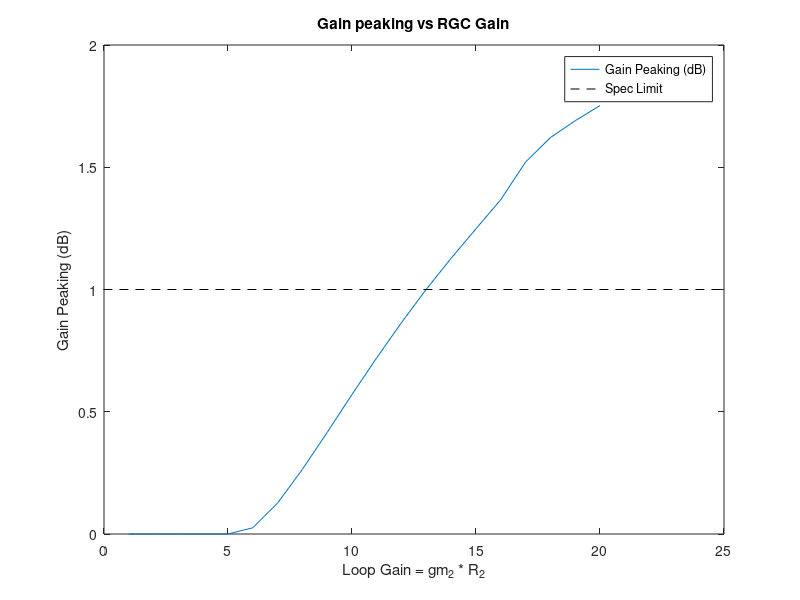
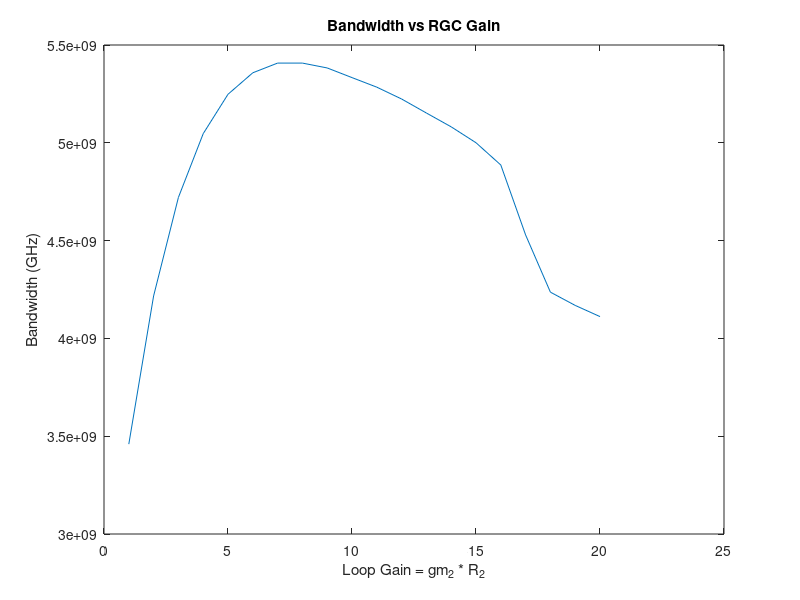
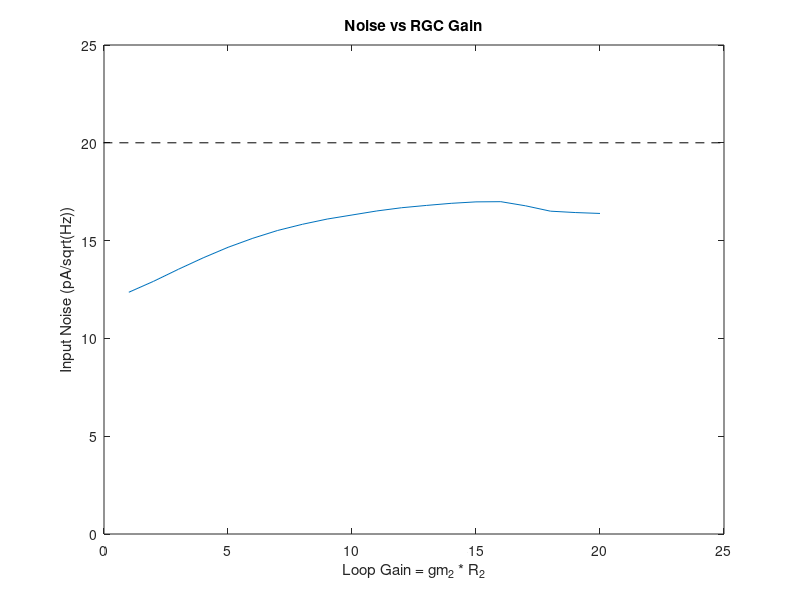

Reproduce these figures in MATLAB, in order.
clear all
close all

load('sweep_A.mat');

for i = 1:nel
    d = designs{i};
    
    gm1(i) = d.m1.gm;
    gm2(i) = d.m2.gm;
    gp(i) = d.spice_gain_peaking;
    A(i) = d.m2.gm * d.r_2;
    noise(i) = d.spice_inoise_3db;
    if length(d.spice_f_cl)
        f(i) = d.spice_f_cl;
    else
        f(i) = 0;
    end
    a(i) = d.spice_a_cl;
end

h = figure();
set(h, 'Position', [100, 100, 800 600]);
plot(A, gp);
hold on;
plot([-100 100], [1 1], 'k--');
hold off
xlim([0 25]);
title('Gain peaking vs RGC Gain')
xlabel('Loop Gain = gm_2 * R_2');
ylabel('Gain Peaking (dB)');
legend('Gain Peaking (dB)', 'Spec Limit');

h = figure();
set(h, 'Position', [100, 100, 800 600]);
plot(A, f);
xlim([0 25]);
title('Bandwidth vs RGC Gain')
xlabel('Loop Gain = gm_2 * R_2');
ylabel('Bandwidth (GHz)');

h = figure();
set(h, 'Position', [100, 100, 800 600]);
plot(A, noise*1e12);
hold on;
plot([-100 100], [20 20], 'k--');
hold off
xlim([0 25]);
ylim([0 25]);
title('Noise vs RGC Gain')
xlabel('Loop Gain = gm_2 * R_2');
ylabel('Input Noise (pA/sqrt(Hz))');


